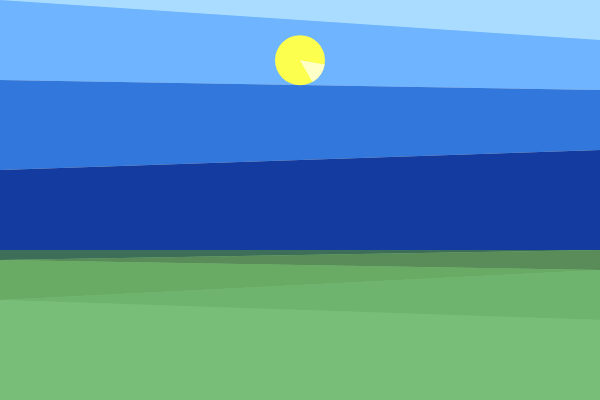
Frame 1 (no input)
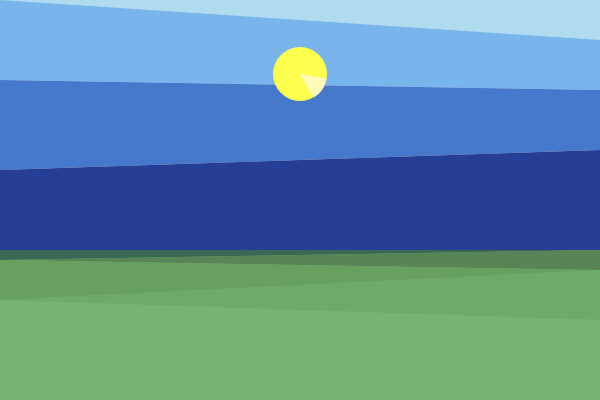
Frame 60 (no input)
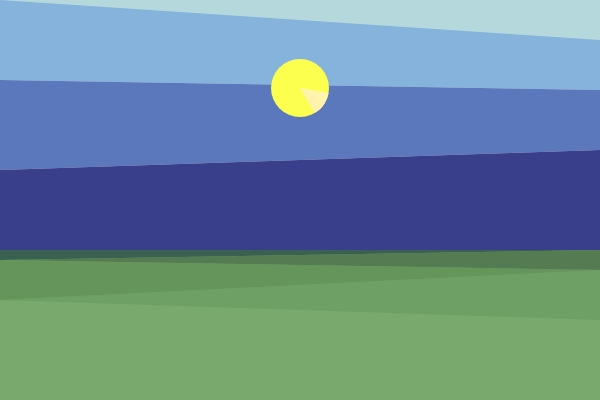
Frame 120 (the mouse pressed at the canvas centre since frame 60)

The p5.js sketch that drew these frames (run headless with seeded random() and noise() and a simulated clock; from frame 60 on, the mouse is pressed at the canvas centre):

// p5.js sketch
// ── sketch.js

let startTime;

function setup() {
  createCanvas(600, 400);
  startTime = millis();
}

function draw() {
  let t = (millis() - startTime) / 10000;
  t = constrain(t, 0, 1);

  background(225);
  strokeWeight(0);


  let sky1 = color(170, 220, 255);
  let sky2 = color(110, 180, 255);
  let sky3 = color(50, 120, 220);
  let sky4 = color(20, 60, 160);

  let 하늘1 = color(225, 200, 84);
  let 하늘2 = color(225, 176, 74);
  let 하늘3 = color(253, 118, 62);
  let 하늘4 = color(209, 77, 62);

  fill(lerpColor(sky1, 하늘1, t));
  quad(600, 0  , 0, 0, 0, 0,   600, 90);

  fill(lerpColor(sky2, 하늘2, t));
  quad(600, 40  , 0, 0  , 0, 80  , 600, 90);

  fill(lerpColor(sky3, 하늘3, t));
  quad(600, 90,   0, 80,   0, 170,   600, 150);

  fill(lerpColor(sky4, 하늘4, t));
  quad(600, 150,   0, 170,   0, 250,   600, 250);

  let land1 = color(60, 110, 90);
  let land2 = color(90, 140, 90);
  let land3 = color(105, 170, 100);
  let land4 = color(110, 180, 110);
  let land5 = color(120, 190, 120);

  let 땅1 = color(49, 42, 46);
  let 땅2 = color(67, 57, 53);
  let 땅3 = color(92, 67, 62);
  let 땅4 = color(108, 78, 67);
  let 땅5 = color(131, 83, 68);

  fill(lerpColor(land5, 땅1, t));
  quad(0, 250  , 0, 400,   600, 400,   600, 250);

  fill(lerpColor(land1, 땅1, t));
  triangle(0, 250,   600, 250  , 0, 260);

  fill(lerpColor(land2, 땅2, t));
  triangle(0, 260,   600, 250,   600, 270);

  fill(lerpColor(land3, 땅3, t));
  triangle(0, 300,   600, 270,   0, 260);

  fill(lerpColor(land4, 땅4, t));
  triangle(0, 300,   600, 270,   600, 320);

  fill(lerpColor(land5, 땅5, t));
  quad(0, 300,   0, 400,   600, 400,   600, 320);


  let startY = 60;
  let endY = 200;
  let sunY = lerp(startY, endY, t);

  let startSize = 50;
  let endSize = 90;
  let sunSize = lerp(startSize, endSize, t);

  fill(253, 255, 78);
  circle(300, sunY, sunSize);

  let arcStart = color(255, 255, 200);
  let arc1 = color(255, 205, 60);
  let arc2 = color(255, 190, 60);

  fill(lerpColor(arcStart, arc1, t));
  arc(300, sunY, sunSize, sunSize, radians(10), radians(50));

  fill(lerpColor(arcStart, arc2, t));
  arc(300, sunY, sunSize, sunSize, radians(30), radians(60));
}
